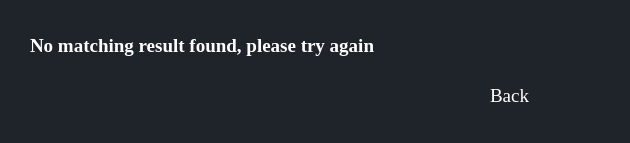
<?xml version="1.0" encoding="UTF-8"?>
<ui version="4.0">
 <class>MainWindow</class>
 <widget class="QMainWindow" name="MainWindow">
  <property name="geometry">
   <rect>
    <x>0</x>
    <y>0</y>
    <width>630</width>
    <height>143</height>
   </rect>
  </property>
  <property name="windowTitle">
   <string>MainWindow</string>
  </property>
  <property name="styleSheet">
   <string notr="true">*{
	
border:none;
background-color:transparent;
background:none;
padding:0;
margin:0;
color:#fff;
}



#centralwidget{
background-color:#1f232a;
}
#EditVendor{
background-color:#16191d;
}
QPushButton{
text-align:left;
padding: 5px 10px;

border-top-left-radius:5px;
border-botton-left-radius:5px;
}
QPushButton:pressed{
background-color:grey;
text-align:left;
padding:2px 10px;
color:white;}</string>
  </property>
  <widget class="QWidget" name="centralwidget">
   <widget class="QLabel" name="label">
    <property name="geometry">
     <rect>
      <x>30</x>
      <y>30</y>
      <width>431</width>
      <height>31</height>
     </rect>
    </property>
    <property name="font">
     <font>
      <family>Georgia</family>
      <pointsize>14</pointsize>
      <weight>75</weight>
      <bold>true</bold>
     </font>
    </property>
    <property name="text">
     <string>No matching result found, please try again</string>
    </property>
   </widget>
   <widget class="QPushButton" name="pushButton">
    <property name="geometry">
     <rect>
      <x>480</x>
      <y>80</y>
      <width>71</width>
      <height>31</height>
     </rect>
    </property>
    <property name="font">
     <font>
      <family>Georgia</family>
      <pointsize>14</pointsize>
     </font>
    </property>
    <property name="styleSheet">
     <string notr="true">QPushButton:hover {
    background-color: #0000FF; /* 鼠标悬停时的背景颜色为蓝色 */
    color: #FFFFFF; /* 鼠标悬停时的文字颜色为白色 */
}</string>
    </property>
    <property name="text">
     <string>Back</string>
    </property>
   </widget>
  </widget>
 </widget>
 <resources/>
 <connections/>
</ui>
